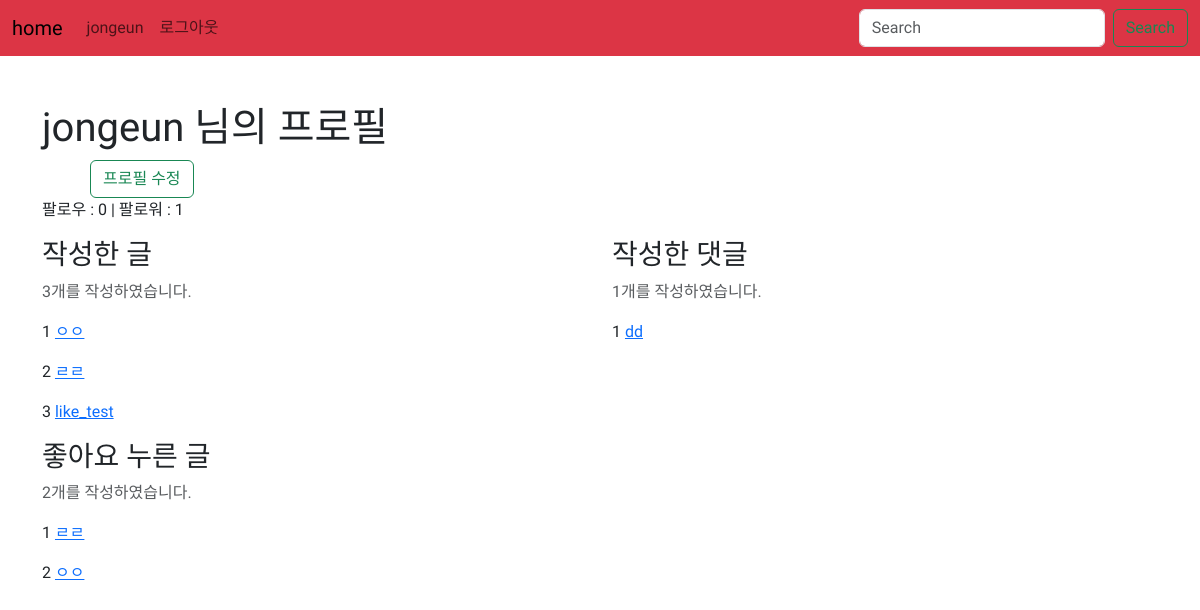
/accounts/1/ (signed in), run on the app's committed database.
### accounts/models.py (models this page shows)
class User(AbstractUser):
    followings = models.ManyToManyField('self', symmetrical=False, related_name='followers')

### articles/models.py (models this page shows)
class Article(models.Model):
    title = models.CharField(max_length=20)
    content = models.TextField()
    created_at = models.DateTimeField(auto_now_add=True)
    updated_at = models.DateTimeField(auto_now=True)
    image = models.ImageField(upload_to='images/', blank=True)
    user = models.ForeignKey(settings.AUTH_USER_MODEL, on_delete=models.CASCADE, default = '')
    like_users = models.ManyToManyField(settings.AUTH_USER_MODEL, related_name='like_articles')

class Comment(models.Model):
    content = models.TextField()
    created_at = models.DateTimeField(auto_now_add=True)
    article = models.ForeignKey(Article, on_delete=models.CASCADE)
    user = models.ForeignKey(settings.AUTH_USER_MODEL, on_delete=models.CASCADE, default = '')

### accounts/views.py (the view)
# urls.py: path('<int:pk>/', views.detail, name='detail'),
@login_required
def detail(request, pk):
    user = get_object_or_404(get_user_model(), pk=pk)
    context = {
        'user': user
    }
    return render(request, 'accounts/detail.html', context)

### accounts/templates/accounts/detail.html (shortened to what this page needs)
{% extends 'base.html' %}
{% block body %}
  <h1>{{ user.username }}
    님의 프로필</h1>
  {% if request.user == user %}
  <a href="{% url 'accounts:update' user.pk %}" class='btn btn-outline-success ms-5'>프로필 수정</a>
  {% endif %}
  <p>팔로우 :
    {{ user.followings.count }}
    | 팔로워 :
    {{ user.followers.count }}</p>
  <div class="row">
    <div class="col-6">
      <h3>작성한 글</h3>
      <p class="text-muted">{{ user.article_set.count }}개를 작성하였습니다.</p>
      {% for article in user.article_set.all %}
        <p>
          {{ forloop.counter }}
          <a href="{% url 'articles:detail' article.pk %}">{{ article.title }}</a>
        </p>
      {% endfor %}
    </div>
    <div class="col-6">
      <h3>작성한 댓글</h3>
      <p class="text-muted">{{ user.comment_set.count }}개를 작성하였습니다.</p>
      {% for comment in user.comment_set.all %}
        <p>
          {{ forloop.counter }}
          <a href="{% url 'articles:detail' comment.article_id %}">{{ comment.content }}</a>
        </p>
      {% endfor %}
    </div>
    <div class="col-6">
      <h3>좋아요 누른 글</h3>
      <p class="text-muted">{{ user.like_articles.count }}개를 작성하였습니다.</p>
      {% for article in user.like_articles.all %}
        <p>
          {{ forloop.counter }}
          <a href="{% url 'articles:detail' article.pk %}">{{ article.title }}</a>
        </p>
      {% endfor %}
    </div>
  </div>
  {% endblock%}

### templates/base.html (shortened to what this page needs)
{% load django_bootstrap5 %}
<!DOCTYPE html>
<html lang="ko">
  <head>
    <link rel="stylesheet" href="https://cdn.jsdelivr.net/npm/bootstrap-icons@1.9.1/font/bootstrap-icons.css">
    {% bootstrap_css %}
  </head>
  <nav class="navbar navbar-expand-lg bg-danger">
    <div class="container-fluid ">
      <a class="navbar-brand " href="{% url 'articles:index' %}">home</a>
      <div class="collapse navbar-collapse" id="navbarSupportedContent">
        <ul class="navbar-nav me-auto mb-2 mb-lg-0">
          {% if request.user.is_authenticated %}
            <li class="nav-item">
              <a class="nav-link" href="{% url 'accounts:detail' request.user.pk %}">{{ request.user }}</a>
            </li>
            <li class="nav-item">
              <a class="nav-link" href="{% url 'accounts:logout' %}">로그아웃</a>
            </li>
          {% endif %}
        </ul>
        <form class="d-flex" role="search">
          <input class="form-control me-2" type="search" placeholder="Search" aria-label="Search">
          <button class="btn btn-outline-success" type="submit">Search</button>
        </form>
      </div>
    </div>
  </nav>
  <div class="container my-5">
    {% block body %}{% endblock body %}
  </div>
</body>
</html>

### data on the page
User: user "jongeun", username "jongeun", followings.count "0", followers.count "1", article_set.count "3", comment_set.count "1", like_articles.count "2"
Article: title "ㅇㅇ"
Article: title "ㄹㄹ"
Article: title "like_test"
Comment: content "dd"
